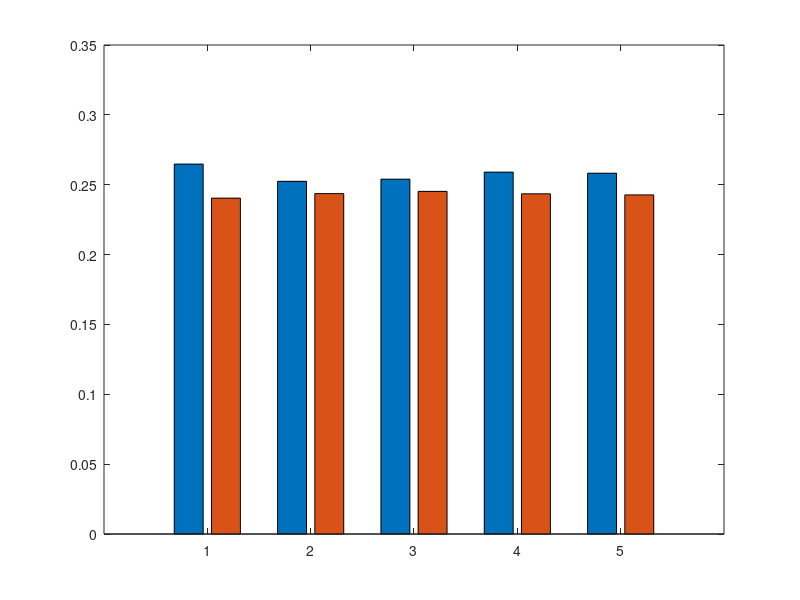

MATLAB code to generate this figure: (Note: this script raises an error after producing the figure.)
%% Clear
clc;
clear all;
close all;

%% Plot
figure;
set(gcf,'Position',[100 50 900 450])
MSE = [0.264767 0.2404; 0.252433 0.243633; 0.253967 0.245233; 0.259 0.2435; 0.258233 0.2427];
SD = [0.061953 0.060421; 0.060186 0.058107; 0.061126 0.056926; 0.062159 0.065438; 0.06103 0.062155]*0.5;
inputs={'Constant'; 'Pure sine'; 'Sine w. int.'; 'Step'; 'Square wave'};
b = bar(MSE, 'grouped');
hold on
[ngroups,nbars] = size(MSE);
x = nan(nbars, ngroups);
for i = 1:nbars
    x(i,:) = b(i).XEndPoints;
end
errorbar(x',MSE,SD,'k','linestyle','none');
hold off
set(gca,'xticklabel',inputs)
xlabel(gca, 'Input signal','fontweight','bold','FontSize',16)
ylabel(gca, 'MSE Error','fontweight','bold','FontSize',16)
title(gca, 'Position MSE for EKF and UKF given various inputs', 'fontweight','bold','FontSize',20)
grid on
legend('EKF', 'UKF','FontSize',14)

figure;
set(gcf,'Position',[100 50 900 450])
MSE = [0.273733 0.322833; 0.318 0.391833; 0.3399 0.417133; 0.294233 0.324967; 0.294867 0.329267];
SD = [0.045571 0.042313; 0.062232 0.033547; 0.078057 0.046308; 0.053656 0.054339; 0.051444 0.037898]*0.5;
inputs={'Constant'; 'Pure sine'; 'Sine w. int.'; 'Step'; 'Square wave'};
b = bar(MSE, 'grouped');
hold on
[ngroups,nbars] = size(MSE);
x = nan(nbars, ngroups);
for i = 1:nbars
    x(i,:) = b(i).XEndPoints;
end
errorbar(x',MSE,SD,'k','linestyle','none');
hold off
set(gca,'xticklabel',inputs)
xlabel(gca, 'Input signal','fontweight','bold','FontSize',16)
ylabel(gca, 'MSE Error','fontweight','bold','FontSize',16)
title(gca, 'Velocity MSE for EKF and UKF given various inputs', 'fontweight','bold','FontSize',20)
grid on
legend('EKF', 'UKF','FontSize',14)